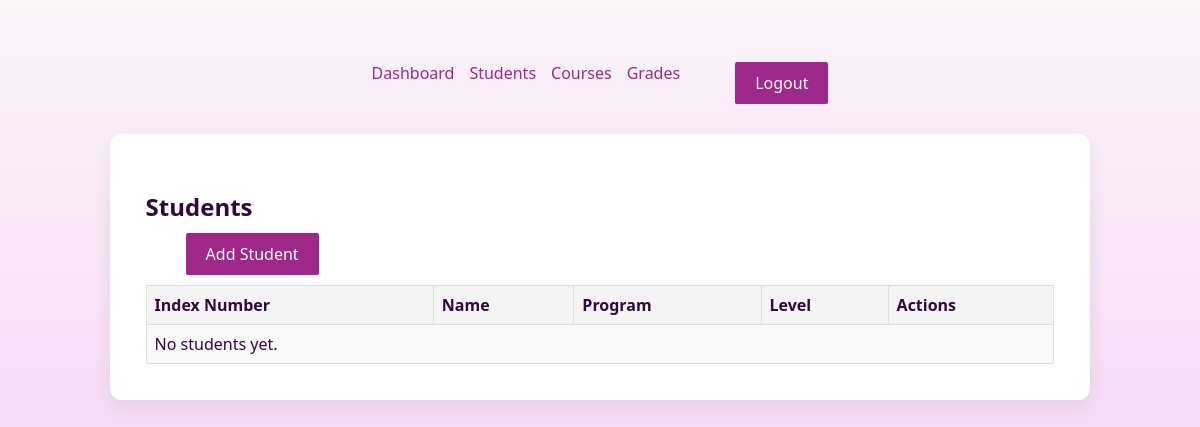
Before: /transcripts/students/ (signed in) with the older database file.
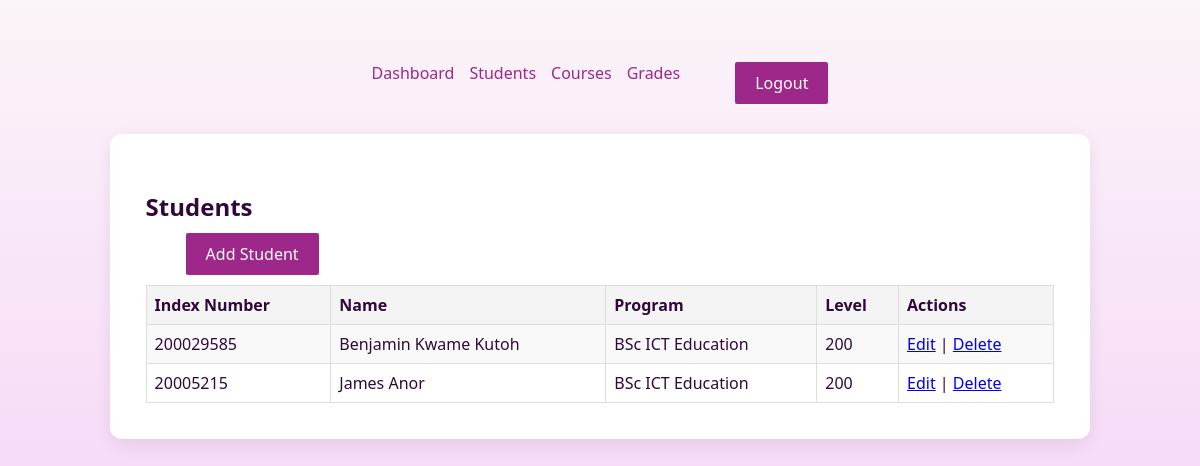
After: the same page with the newer database file.
### transcripts_apps/models.py (models this page shows, shortened)
class Student(models.Model):
    level_choices = [
        ('100', 'Level 100'),
        ('200', 'Level 200'),
        ('300', 'Level 300'),
        ('400', 'Level 400'),
    ]
    user = models.OneToOneField('auth.User', on_delete=models.CASCADE, null=True, blank=True)
    index_number = models.CharField(max_length=20, unique=True)
    first_name = models.CharField(max_length=50)
    last_name = models.CharField(max_length=50)
    program = models.CharField(max_length=100) # e.g. "BSc ICT"
    level = models.CharField(max_length=20, choices=level_choices) # e.g. "200"

### transcripts_apps/views.py (the view)
# urls.py: path("students/", views.student_list, name="student_list"),
@login_required
@is_admin
def student_list(request):
    students = Student.objects.all()
    return render(request, "transcripts/student_list.html", {"students": students})

### transcripts_apps/templates/transcripts/student_list.html (shortened to what this page needs)
{% load static %}
<!DOCTYPE html>
<html lang="en">
  <head>
    <link rel="stylesheet" href="{% static 'css/style.css' %}" />
  </head>
  <body>
    <nav class="nav-bar2">
      <a href="{% url 'admin_dashboard' %}">Dashboard</a>
      <a href="{% url 'student_list' %}">Students</a>
      <a href="{% url 'course_list' %}">Courses</a>
      <a href="{% url 'grade_list' %}">Grades</a>
      <a class="reg-btn" href="{% url 'logout' %}">Logout</a>
    </nav>
    <div class="container">
      <h2>Students</h2>
      <a href="{% url 'student_add' %}" class="btn">Add Student</a>
      <table>
        <tr>
          <th>Index Number</th>
          <th>Name</th>
          <th>Program</th>
          <th>Level</th>
          <th>Actions</th>
        </tr>
        {% for s in students %}
        <tr>
          <td>{{ s.index_number }}</td>
          <td>{{ s.first_name }} {{ s.last_name }}</td>
          <td>{{ s.program }}</td>
          <td>{{ s.level }}</td>
          <td>
            <a href="{% url 'student_edit' s.id %}">Edit</a> |
            <a href="{% url 'student_delete' s.id %}">Delete</a>
          </td>
        </tr>
        {% empty %}
        <tr>
          <td colspan="5">No students yet.</td>
        </tr>
        {% endfor %}
      </table>
    </div>
  </body>
</html>

### transcripts_apps/static/css/style.css (style rules this page uses)
body { margin: 0; background: linear-gradient(180deg, #fbf4f9, #f7dbf7); padding: 32px; color: #300839; font-family: "Segoe UI", Tahoma, Geneva, Verdana, sans-serif; }
.reg-btn, .btn { background-color: rgb(158, 39, 138); color: white; padding: 10px 20px; margin-left: 2.5rem; border-radius: 2px; text-decoration: none; }
.container { width: 80%; max-width: 1120px; background: #ffffff; border-radius: 12px; box-shadow: 0 6px 18px rgba(19, 24, 38, 0.08); padding: 36px; margin: auto; }
table { width: 100%; border-collapse: collapse; margin-top: 20px; }
th, td { border: 1px solid #ddd; padding: 8px; }
th { background: #f4f4f4; text-align: left; }
tr:nth-child(even) { background: #f9f9f9; }
.nav-bar2 { padding: 10px 20px; display: flex; justify-content: center; gap: 15px; margin: 20px 0px; }
.nav-bar2 a { color: white; text-decoration: none; color: rgb(158, 39, 138); }
.nav-bar2 .reg-btn { background-color: rgb(158, 39, 138); color: white; padding: 10px 20px; border-radius: 2px; text-decoration: none; }

Changed rows visible on the page:
added Student: index_number "200029585", first_name "Benjamin Kwame", last_name "Kutoh", program "BSc ICT Education", level "200"
added Student: index_number "20005215", first_name "James", last_name "Anor", program "BSc ICT Education", level "200"
Other visible differences:
text no longer shown: "No students yet."
